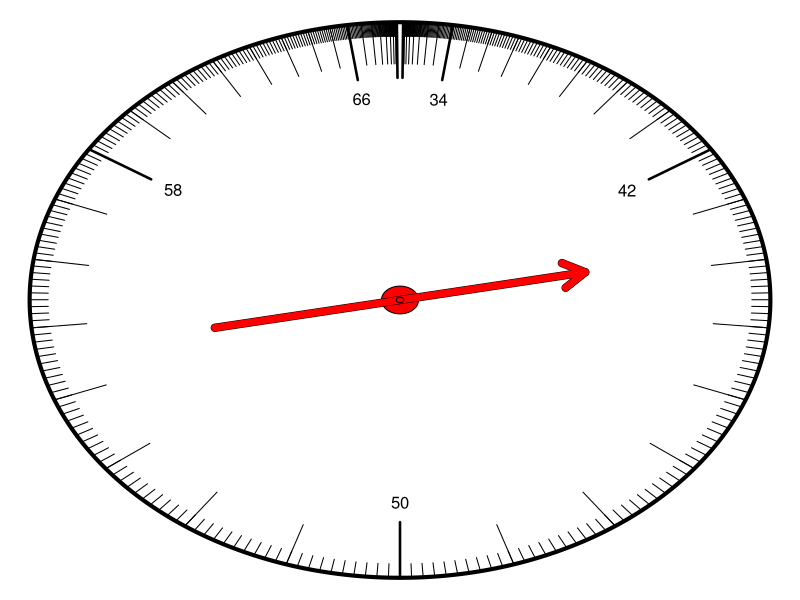

Here is the R script that generated this plot:
## ---- chunk 1
while(T){
  mu = sample(seq(30,70,10),1)
  sig = sample(2:10,1)
  n = sample(40:120,1)
  x = round(rnorm(n,mu,sig),4)
  i = 1:n
  zc = round(rnorm(4),2)
  b1 = round(mu+zc[1]*sig,1)
  p1 = mean(x<b1)
  b2 = round(mu+zc[2]*sig,1)
  p2 = mean(x>b2)
  r3 = round(abs(zc[3])*sig,1)
  p3 = mean(abs(x-mu)<r3)
  r4 = round(abs(zc[4])*sig,1)
  p4 = mean(abs(x-mu)>r4)
  if(p1>0.05 & p1<0.95 & p2>0.05 & p2<0.95 & p3>0.05 & p3<0.95 & p4>0.05 & p4<0.95){break}
}
data=data.frame(i,x)
write.csv(data,file="normal_sample.csv",row.names=F)
## ---- chunk 2
par(mar=c(0,0,0,0))
theta = seq(0,2*pi,0.01)
plot(sin(theta),cos(theta),type="l",lwd=4,axes=F,ann=F)
for(z in -3:3){
  p = pnorm(z)
  lines(c(0.8,1)*sin(p*2*pi),c(0.8,1)*cos(p*2*pi),lwd=2.5)
}
for(z in -2:2){
  p = pnorm(z)
  text(0.73*sin(p*2*pi),0.73*cos(p*2*pi),mu+z*sig)
}
for(z in (-3*sig):(3*sig)/sig){
  p = pnorm(z)
  lines(c(0.85,1)*sin(p*2*pi),c(0.85,1)*cos(p*2*pi))
}
for(z in (-30*sig):(30*sig)/10/sig){
  p = pnorm(z)
  lines(c(0.95,1)*sin(p*2*pi),c(0.95,1)*cos(p*2*pi))
}
# for(z in -3:3/2){
#   p = pnorm(z)
#   lines(c(0.85,1)*sin(p*2*pi),c(0.85,1)*cos(p*2*pi))
# }
# for(z in -30:30/10){
#   p = pnorm(z)
#   lines(c(0.90,1)*sin(p*2*pi),c(0.90,1)*cos(p*2*pi))
# }
# for(z in -300:300/100){
#   p = pnorm(z)
#   lines(c(0.97,1)*sin(p*2*pi),c(0.97,1)*cos(p*2*pi))
# }

polygon(0.05*cos(theta),0.05*sin(theta),col="red")
arrows(-0.5,-0.1,0.5,0.1,lwd=8)
arrows(-0.5,-0.1,0.5,0.1,lwd=7,col="red")
polygon(0.01*cos(theta),0.01*sin(theta),col="red")
## ---- chunk 3
cat(paste(x,collapse=", "))
